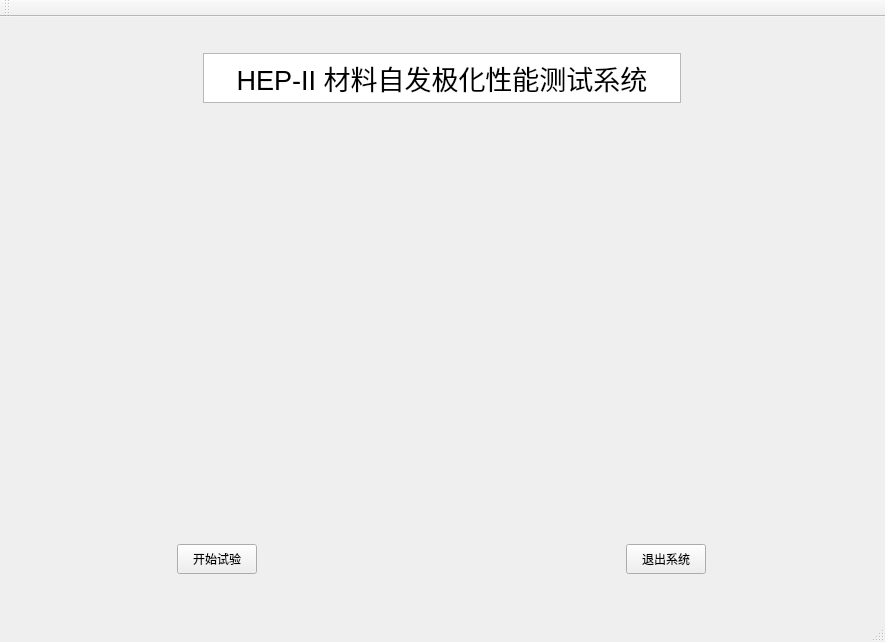
<?xml version="1.0" encoding="UTF-8"?>
<ui version="4.0">
 <class>MainWindow</class>
 <widget class="QMainWindow" name="MainWindow">
  <property name="enabled">
   <bool>true</bool>
  </property>
  <property name="geometry">
   <rect>
    <x>0</x>
    <y>0</y>
    <width>885</width>
    <height>642</height>
   </rect>
  </property>
  <property name="sizePolicy">
   <sizepolicy hsizetype="Expanding" vsizetype="Expanding">
    <horstretch>0</horstretch>
    <verstretch>0</verstretch>
   </sizepolicy>
  </property>
  <property name="maximumSize">
   <size>
    <width>16777215</width>
    <height>16777215</height>
   </size>
  </property>
  <property name="windowTitle">
   <string>MainWindow</string>
  </property>
  <property name="toolButtonStyle">
   <enum>Qt::ToolButtonTextOnly</enum>
  </property>
  <property name="animated">
   <bool>false</bool>
  </property>
  <property name="tabShape">
   <enum>QTabWidget::Triangular</enum>
  </property>
  <property name="dockNestingEnabled">
   <bool>false</bool>
  </property>
  <widget class="QWidget" name="centralWidget">
   <layout class="QGridLayout" name="gridLayout">
    <item row="3" column="0">
     <spacer name="verticalSpacer_2">
      <property name="orientation">
       <enum>Qt::Vertical</enum>
      </property>
      <property name="sizeType">
       <enum>QSizePolicy::Fixed</enum>
      </property>
      <property name="sizeHint" stdset="0">
       <size>
        <width>20</width>
        <height>75</height>
       </size>
      </property>
     </spacer>
    </item>
    <item row="1" column="0">
     <spacer name="verticalSpacer">
      <property name="orientation">
       <enum>Qt::Vertical</enum>
      </property>
      <property name="sizeType">
       <enum>QSizePolicy::Fixed</enum>
      </property>
      <property name="sizeHint" stdset="0">
       <size>
        <width>100</width>
        <height>70</height>
       </size>
      </property>
     </spacer>
    </item>
    <item row="4" column="0">
     <widget class="QWidget" name="widget_3" native="true">
      <property name="maximumSize">
       <size>
        <width>700</width>
        <height>100</height>
       </size>
      </property>
      <layout class="QHBoxLayout" name="horizontalLayout_3">
       <item>
        <spacer name="horizontalSpacer_5">
         <property name="orientation">
          <enum>Qt::Horizontal</enum>
         </property>
         <property name="sizeType">
          <enum>QSizePolicy::Fixed</enum>
         </property>
         <property name="sizeHint" stdset="0">
          <size>
           <width>70</width>
           <height>20</height>
          </size>
         </property>
        </spacer>
       </item>
       <item>
        <widget class="QPushButton" name="StartButton">
         <property name="maximumSize">
          <size>
           <width>80</width>
           <height>30</height>
          </size>
         </property>
         <property name="text">
          <string>开始试验</string>
         </property>
         <property name="autoDefault">
          <bool>false</bool>
         </property>
        </widget>
       </item>
       <item>
        <spacer name="horizontalSpacer_7">
         <property name="orientation">
          <enum>Qt::Horizontal</enum>
         </property>
         <property name="sizeType">
          <enum>QSizePolicy::Fixed</enum>
         </property>
         <property name="sizeHint" stdset="0">
          <size>
           <width>359</width>
           <height>20</height>
          </size>
         </property>
        </spacer>
       </item>
       <item>
        <widget class="QPushButton" name="EndButton">
         <property name="maximumSize">
          <size>
           <width>80</width>
           <height>30</height>
          </size>
         </property>
         <property name="text">
          <string>退出系统</string>
         </property>
        </widget>
       </item>
       <item>
        <spacer name="horizontalSpacer_6">
         <property name="orientation">
          <enum>Qt::Horizontal</enum>
         </property>
         <property name="sizeType">
          <enum>QSizePolicy::Fixed</enum>
         </property>
         <property name="sizeHint" stdset="0">
          <size>
           <width>70</width>
           <height>20</height>
          </size>
         </property>
        </spacer>
       </item>
      </layout>
     </widget>
    </item>
    <item row="2" column="0">
     <widget class="QWidget" name="widget_2" native="true">
      <property name="maximumSize">
       <size>
        <width>700</width>
        <height>500</height>
       </size>
      </property>
      <layout class="QHBoxLayout" name="horizontalLayout_2">
       <item>
        <spacer name="horizontalSpacer_3">
         <property name="orientation">
          <enum>Qt::Horizontal</enum>
         </property>
         <property name="sizeType">
          <enum>QSizePolicy::Fixed</enum>
         </property>
         <property name="sizeHint" stdset="0">
          <size>
           <width>240</width>
           <height>20</height>
          </size>
         </property>
        </spacer>
       </item>
       <item>
        <widget class="QLabel" name="label">
         <property name="maximumSize">
          <size>
           <width>300</width>
           <height>300</height>
          </size>
         </property>
         <property name="text">
          <string/>
         </property>
         <property name="pixmap">
          <pixmap resource="photo.qrc">:/new/prefix1/photo</pixmap>
         </property>
         <property name="scaledContents">
          <bool>true</bool>
         </property>
         <property name="alignment">
          <set>Qt::AlignCenter</set>
         </property>
        </widget>
       </item>
       <item>
        <spacer name="horizontalSpacer_4">
         <property name="orientation">
          <enum>Qt::Horizontal</enum>
         </property>
         <property name="sizeType">
          <enum>QSizePolicy::Fixed</enum>
         </property>
         <property name="sizeHint" stdset="0">
          <size>
           <width>240</width>
           <height>20</height>
          </size>
         </property>
        </spacer>
       </item>
      </layout>
     </widget>
    </item>
    <item row="0" column="0">
     <widget class="QWidget" name="widget" native="true">
      <property name="maximumSize">
       <size>
        <width>700</width>
        <height>100</height>
       </size>
      </property>
      <property name="layoutDirection">
       <enum>Qt::LeftToRight</enum>
      </property>
      <layout class="QHBoxLayout" name="horizontalLayout">
       <item>
        <spacer name="horizontalSpacer">
         <property name="orientation">
          <enum>Qt::Horizontal</enum>
         </property>
         <property name="sizeType">
          <enum>QSizePolicy::Fixed</enum>
         </property>
         <property name="sizeHint" stdset="0">
          <size>
           <width>100</width>
           <height>20</height>
          </size>
         </property>
        </spacer>
       </item>
       <item>
        <widget class="QTextEdit" name="textEdit">
         <property name="sizePolicy">
          <sizepolicy hsizetype="Expanding" vsizetype="Expanding">
           <horstretch>0</horstretch>
           <verstretch>0</verstretch>
          </sizepolicy>
         </property>
         <property name="maximumSize">
          <size>
           <width>500</width>
           <height>50</height>
          </size>
         </property>
         <property name="cursor" stdset="0">
          <cursorShape>ArrowCursor</cursorShape>
         </property>
         <property name="mouseTracking">
          <bool>false</bool>
         </property>
         <property name="tabletTracking">
          <bool>false</bool>
         </property>
         <property name="focusPolicy">
          <enum>Qt::NoFocus</enum>
         </property>
         <property name="acceptDrops">
          <bool>false</bool>
         </property>
         <property name="inputMethodHints">
          <set>Qt::ImhNone</set>
         </property>
         <property name="tabChangesFocus">
          <bool>false</bool>
         </property>
         <property name="undoRedoEnabled">
          <bool>false</bool>
         </property>
         <property name="lineWrapMode">
          <enum>QTextEdit::NoWrap</enum>
         </property>
         <property name="lineWrapColumnOrWidth">
          <number>2</number>
         </property>
         <property name="readOnly">
          <bool>false</bool>
         </property>
         <property name="html">
          <string>&lt;!DOCTYPE HTML PUBLIC &quot;-//W3C//DTD HTML 4.0//EN&quot; &quot;http://www.w3.org/TR/REC-html40/strict.dtd&quot;&gt;
&lt;html&gt;&lt;head&gt;&lt;meta name=&quot;qrichtext&quot; content=&quot;1&quot; /&gt;&lt;style type=&quot;text/css&quot;&gt;
p, li { white-space: pre-wrap; }
&lt;/style&gt;&lt;/head&gt;&lt;body style=&quot; font-family:'SimSun'; font-size:9pt; font-weight:400; font-style:normal;&quot;&gt;
&lt;p align=&quot;center&quot; style=&quot; margin-top:0px; margin-bottom:0px; margin-left:0px; margin-right:0px; -qt-block-indent:0; text-indent:0px;&quot;&gt;&lt;span style=&quot; font-size:20pt;&quot;&gt;HEP-II 材料自发极化性能测试系统&lt;/span&gt;&lt;/p&gt;&lt;/body&gt;&lt;/html&gt;</string>
         </property>
        </widget>
       </item>
       <item>
        <spacer name="horizontalSpacer_2">
         <property name="orientation">
          <enum>Qt::Horizontal</enum>
         </property>
         <property name="sizeType">
          <enum>QSizePolicy::Fixed</enum>
         </property>
         <property name="sizeHint" stdset="0">
          <size>
           <width>100</width>
           <height>20</height>
          </size>
         </property>
        </spacer>
       </item>
      </layout>
     </widget>
    </item>
   </layout>
  </widget>
  <widget class="QMenuBar" name="menuBar">
   <property name="geometry">
    <rect>
     <x>0</x>
     <y>0</y>
     <width>885</width>
     <height>23</height>
    </rect>
   </property>
  </widget>
  <widget class="QToolBar" name="mainToolBar">
   <attribute name="toolBarArea">
    <enum>TopToolBarArea</enum>
   </attribute>
   <attribute name="toolBarBreak">
    <bool>false</bool>
   </attribute>
  </widget>
  <widget class="QStatusBar" name="statusBar"/>
 </widget>
 <layoutdefault spacing="6" margin="11"/>
 <resources>
  <include location="photo.qrc"/>
 </resources>
 <connections/>
</ui>
